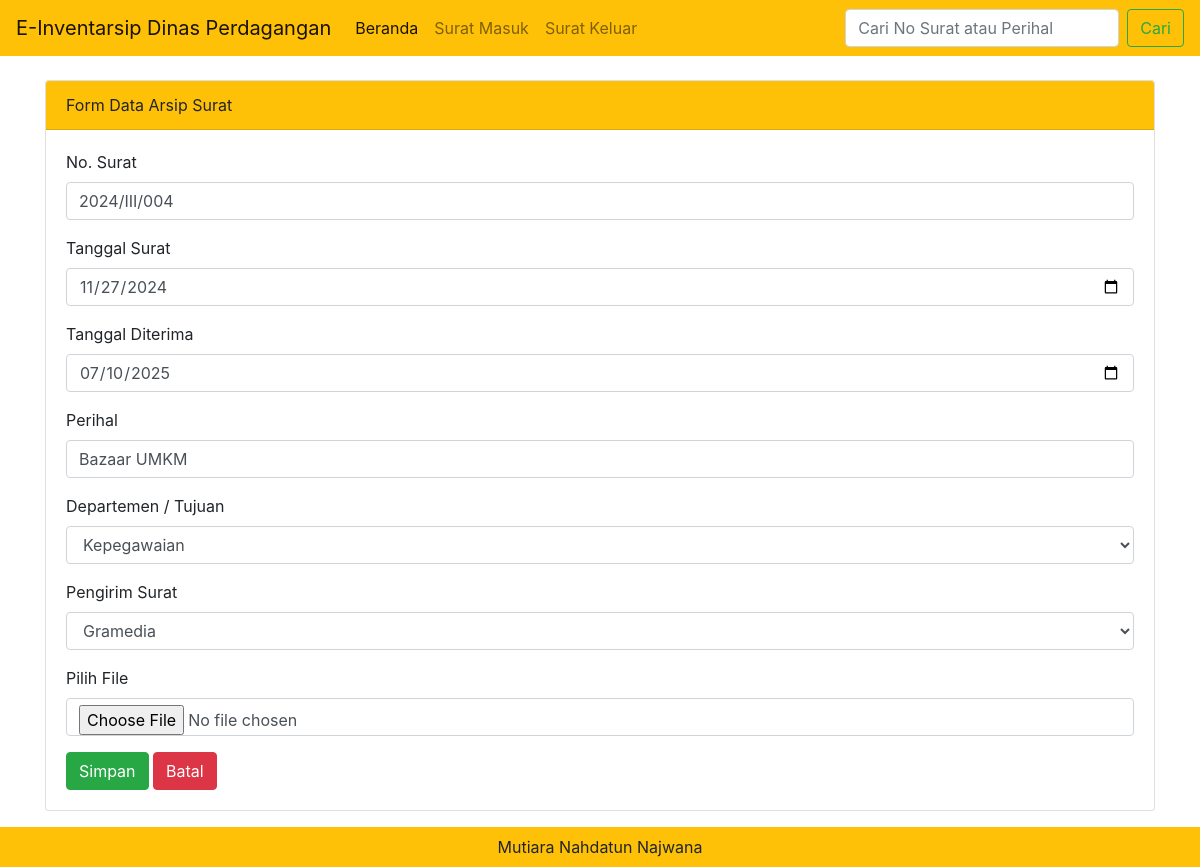
The app's page /admin.php?halaman=arsip_surat&hal=edit&id=10 (signed in) with its own data.
### tables this page shows
CREATE TABLE IF NOT EXISTS `tbl_arsip` (
  `id_arsip` int NOT NULL AUTO_INCREMENT,
  `no_surat` varchar(30) NOT NULL,
  `tanggal_surat` date NOT NULL,
  `tanggal_diterima` date DEFAULT NULL,
  `perihal` varchar(150) NOT NULL,
  `status` enum('0','1') DEFAULT '0',
  `id_departemen` int NOT NULL,
  `id_pengirim` int NOT NULL,
  `file` text NOT NULL,
  `created_at` date DEFAULT NULL,
  PRIMARY KEY (`id_arsip`)
);

CREATE TABLE IF NOT EXISTS `tbl_departemen` (
  `id_departemen` int NOT NULL AUTO_INCREMENT,
  `nama_departemen` varchar(50) NOT NULL,
  `created_at` date DEFAULT NULL,
  PRIMARY KEY (`id_departemen`)
);

CREATE TABLE IF NOT EXISTS `tbl_pengirim_surat` (
  `id_pengirim` int NOT NULL AUTO_INCREMENT,
  `nama_pengirim` varchar(50) NOT NULL,
  `alamat` text NOT NULL,
  `no_hp` varchar(13) NOT NULL,
  `email` varchar(30) NOT NULL,
  `created_at` date DEFAULT NULL,
  PRIMARY KEY (`id_pengirim`)
);

### admin.php (called while the page is built, shortened)
<?php include "template/header.php"; ?>
<?php include "content.php"; ?>
<?php include "template/footer.php"; ?>

### modul/arsip/form.php (the view, shortened to what this page needs)
<?php
    if(isset($_GET['hal']))
    {
      if ($_GET['hal'] == "edit")
      {
      $tampil = mysqli_query($koneksi, "  SELECT
                      tbl_arsip.*,
                      tbl_departemen.nama_departemen,
                      tbl_pengirim_surat.nama_pengirim, tbl_pengirim_surat.no_hp
                    FROM
                      tbl_arsip, tbl_departemen, tbl_pengirim_surat
                    WHERE
                      tbl_arsip.id_departemen = tbl_departemen.id_departemen
                      and tbl_arsip.id_pengirim = tbl_pengirim_surat.id_pengirim
                      and tbl_arsip.id_arsip= '$_GET[id]' ");
      $data = mysqli_fetch_array($tampil);
      if($data)
      {
        $vno_surat = $data['no_surat'];
        $vtanggal_surat = $data['tanggal_surat'];
        $vtanggal_diterima = $data['tanggal_diterima'];
        $vperihal = $data['perihal'];
        $vid_departemen = $data['id_departemen'];
        $vnama_departemen = $data['nama_departemen'];
        $vid_pengirim = $data['id_pengirim'];
        $vnama_pengirim = $data['nama_pengirim'];
        $vfile = $data['file'];
      }
    }
    }
?>
<div class="card mt-4">
  <div class="card-header bg-warning">
    Form Data Arsip Surat
  </div>
  <div class="card-body">
   <form method="post" action="" enctype="multipart/form-data" >
  <div class="form-group">
    <label for="no_surat">No. Surat</label>
    <input type="text" class="form-control" id="no_surat" name="no_surat" value="<?=@$vno_surat?>"
    required
       oninvalid="this.setCustomValidity('Data tidak boleh kosong!')"
       oninput="this.setCustomValidity('')">
  </div>
  <div class="form-group">
    <label for="tanggal_surat">Tanggal Surat</label>
    <input type="date" class="form-control" id="tanggal_surat" name="tanggal_surat" value="<?=@$vtanggal_surat?>">
  </div>
  <div class="form-group">
    <label for="tanggal_diterima">Tanggal Diterima</label>
    <input type="date" class="form-control" id="tanggal_diterima" name="tanggal_diterima" value="<?=@$vtanggal_diterima?>">
  </div>
  <div class="form-group">
    <label for="perihal">Perihal</label>
    <input type="text" class="form-control" id="perihal" name="perihal" value="<?=@$vperihal?>">
  </div>
  <div class="form-group">
    <label for="id_departemen">Departemen / Tujuan</label>
    <select class="form-control" name="id_departemen">
        <option value="<?=@$vid_departemen?>"><?=@$vnama_departemen?></option>
    </select>
  </div>
   <div class="form-group">
    <label for="id_pengirim">Pengirim Surat</label>
    <select class="form-control" name="id_pengirim">
        <option value="<?=@$vid_pengirim?>"><?=@$vnama_pengirim?></option>
    </select>
  </div>
  <div class="form-group">
    <label for="file">Pilih File</label>
    <input type="file" class="form-control" id="file" name="file" value="<?=@$vfile?>">
  </div>
  <button type="submit" name="bsimpan" class="btn btn-success">Simpan</button>
  <button type="reset" name="bbatal" class="btn btn-danger">Batal</button>
</form>
  </div>
</div>

### records on screen
tbl_arsip: no_surat "2024/III/004", tanggal_surat "11/27/2024", tanggal_diterima "07/10/2025", perihal "Bazaar UMKM", id_departemen "Kepegawaian", id_pengirim "Gramedia"
